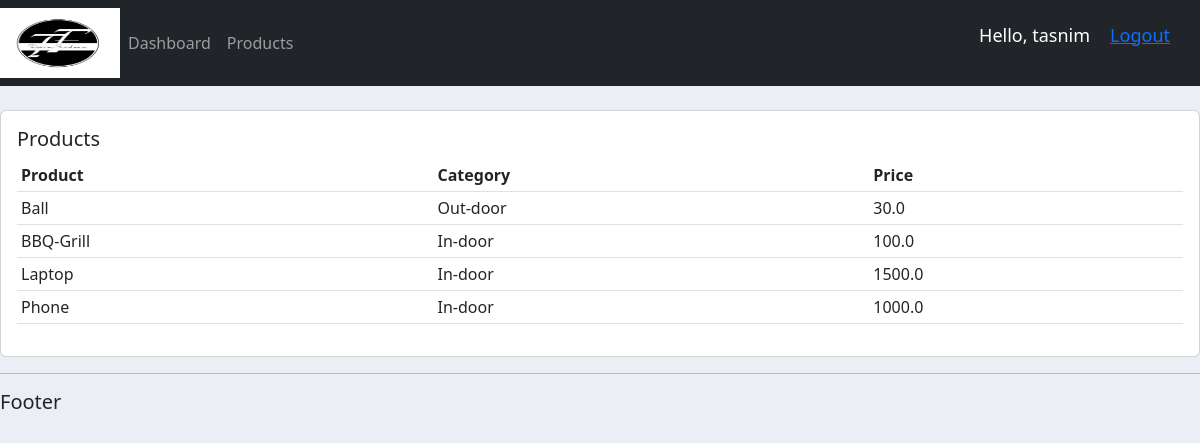
Screenshot of /products/ (signed in) with the database file from the repository.
### accounts/models.py (models this page shows, shortened)
class Product(models.Model):
    CATEGORY =  (
                ('In-door', 'In-door'),
                ('Out-door', 'Out-door')
                )
    name = models.CharField(max_length = 200, null = True)
    price = models.FloatField(null = True)
    category = models.CharField(max_length = 200, null = True, choices = CATEGORY)
    description = models.CharField(max_length = 200, null = True, blank = True)
    created = models.DateTimeField(auto_now_add = True, null = True)
    tags = models.ManyToManyField(Tag)

### accounts/decorators.py (the view)
        def wrapper_func(request, *args, **kwargs):
            group = None
            if request.user.groups.exists():
                group = request.user.groups.all()[0].name
            if group in allowed_roles:
                return view_func(request, *args, **kwargs)
            else:
                return HttpResponse('You are not authorized to view this page.')

### accounts/views.py (called while the page is built)
@login_required(login_url = 'login')
@allowed_users(allowed_roles = ['admin'])
def products(request):
    products = Product.objects.all()
    return render(request, 'accounts/products.html', {'products':products})

### accounts/templates/accounts/products.html
{% extends 'accounts/main.html' %}
{% block content %}
<br>
<div class="row">
    <div class="col-md">
        <div class="card card-body">
            <h5>Products</h5>
            <div>
                <table class="table table-sm">
                    <tr>
                        <th>Product</th>
                        <th>Category</th>
                        <th>Price</th>
                    </tr>
                    {% for product in products %}
                        <tr>
                            <td>{{product.name}}</td>
                            <td>{{product.category}}</td>
                            <td>{{product.price}}</td>
                        </tr>
                    {% endfor %}
                </table>
            </div>
        </div>
    </div>
</div>
{% endblock %}

### accounts/templates/accounts/navbar.html (shortened to what this page needs)
{% load static %}
<nav class="navbar navbar-expand-lg navbar-dark bg-dark">
    <img id="logo" src="{% static '/images/logo.png' %}" alt="">
    <div class="collapse navbar-collapse" id="navbarNav">
      <ul class="navbar-nav">
        {% if request.user.is_staff %}
        <li class="nav-item active">
          <a class="nav-link" href="{% url 'home' %}">Dashboard</a>
        </li>
        <li class="nav-item">
          <a class="nav-link" href="{% url 'products' %}">Products</a>
        </li>
        {% else %}
        <li class="nav-item">
          <a class="nav-link" href="{% url 'account' %}">Profile</a>
        </li>
        {% endif %}
      </ul>
    </div>
    <div class = "hello-msg">
      <p >Hello, {{request.user}}</p>
      <a href = "{% url 'logout' %}">Logout</a>
    </div>
</nav>

### static/css/main.css (style rules this page uses)
#logo { width: 120px; height: 70px; }
body { background-color: #ebeff5; }

### accounts/templates/accounts/navbar.html (style rules this page uses)
.hello-msg { font-size: 18px; color: #fff; margin-right: 30px; display: flex; }
.hello-msg p { margin-right: 20px;; }

### rows the page displays
Product: name "Ball", category "Out-door", price "30.0"
Product: name "BBQ-Grill", category "In-door", price "100.0"
Product: name "Laptop", category "In-door", price "1500.0"
Product: name "Phone", category "In-door", price "1000.0"

### other values shown
{{ request.user }} "tasnim"
